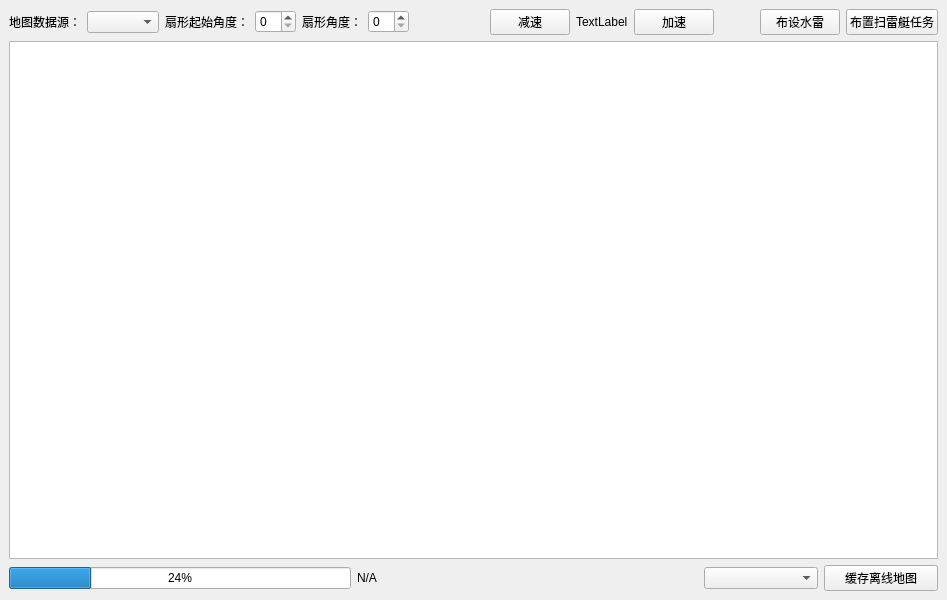
<?xml version="1.0" encoding="UTF-8"?>
<ui version="4.0">
 <class>MainWindow</class>
 <widget class="QMainWindow" name="MainWindow">
  <property name="geometry">
   <rect>
    <x>0</x>
    <y>0</y>
    <width>947</width>
    <height>600</height>
   </rect>
  </property>
  <property name="windowTitle">
   <string>MainWindow</string>
  </property>
  <widget class="QWidget" name="centralwidget">
   <layout class="QGridLayout" name="gridLayout">
    <item row="0" column="0">
     <layout class="QVBoxLayout" name="verticalLayout" stretch="1,20">
      <item>
       <layout class="QHBoxLayout" name="horizontalLayout_2" stretch="1,5,0,0,0,0,15,0,0,0,0,0,0">
        <item>
         <widget class="QLabel" name="label">
          <property name="text">
           <string>地图数据源：</string>
          </property>
         </widget>
        </item>
        <item>
         <widget class="QComboBox" name="comboBox"/>
        </item>
        <item>
         <widget class="QLabel" name="label_2">
          <property name="text">
           <string>扇形起始角度：</string>
          </property>
         </widget>
        </item>
        <item>
         <widget class="QSpinBox" name="spinBox"/>
        </item>
        <item>
         <widget class="QLabel" name="label_3">
          <property name="text">
           <string>扇形角度：</string>
          </property>
         </widget>
        </item>
        <item>
         <widget class="QSpinBox" name="spinBox_2"/>
        </item>
        <item>
         <spacer name="horizontalSpacer">
          <property name="orientation">
           <enum>Qt::Horizontal</enum>
          </property>
          <property name="sizeHint" stdset="0">
           <size>
            <width>40</width>
            <height>20</height>
           </size>
          </property>
         </spacer>
        </item>
        <item>
         <widget class="QPushButton" name="pushButton_4">
          <property name="text">
           <string>减速</string>
          </property>
         </widget>
        </item>
        <item>
         <widget class="QLabel" name="label_4">
          <property name="text">
           <string>TextLabel</string>
          </property>
         </widget>
        </item>
        <item>
         <widget class="QPushButton" name="pushButton">
          <property name="text">
           <string>加速</string>
          </property>
         </widget>
        </item>
        <item>
         <spacer name="horizontalSpacer_2">
          <property name="orientation">
           <enum>Qt::Horizontal</enum>
          </property>
          <property name="sizeHint" stdset="0">
           <size>
            <width>40</width>
            <height>20</height>
           </size>
          </property>
         </spacer>
        </item>
        <item>
         <widget class="QPushButton" name="pushButton_3">
          <property name="text">
           <string>布设水雷</string>
          </property>
         </widget>
        </item>
        <item>
         <widget class="QPushButton" name="pushButton_2">
          <property name="text">
           <string>布置扫雷艇任务</string>
          </property>
         </widget>
        </item>
       </layout>
      </item>
      <item>
       <layout class="QHBoxLayout" name="horizontalLayout" stretch="12,3">
        <item>
         <layout class="QHBoxLayout" name="horizontalLayout_3"/>
        </item>
        <item>
         <widget class="QListView" name="listView"/>
        </item>
       </layout>
      </item>
     </layout>
    </item>
    <item row="1" column="0">
     <layout class="QHBoxLayout" name="horizontalLayout_4" stretch="15,15,5,5">
      <item>
       <widget class="QProgressBar" name="progressBar">
        <property name="value">
         <number>24</number>
        </property>
       </widget>
      </item>
      <item>
       <widget class="QLabel" name="label_5">
        <property name="text">
         <string>N/A</string>
        </property>
       </widget>
      </item>
      <item>
       <widget class="QComboBox" name="comboBox_2"/>
      </item>
      <item>
       <widget class="QPushButton" name="pushButton_5">
        <property name="text">
         <string>缓存离线地图</string>
        </property>
       </widget>
      </item>
     </layout>
    </item>
   </layout>
  </widget>
 </widget>
 <resources/>
 <connections/>
</ui>
